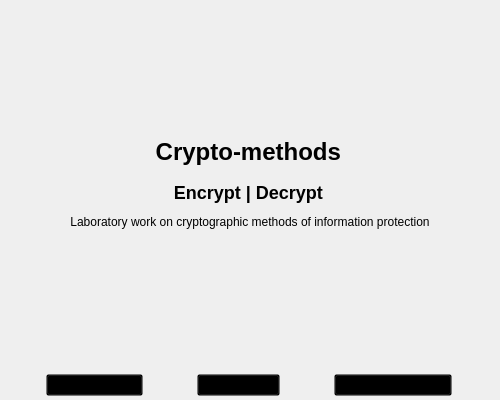
<?xml version="1.0" encoding="UTF-8"?>
<ui version="4.0">
 <class>about</class>
 <widget class="QWidget" name="about">
  <property name="geometry">
   <rect>
    <x>0</x>
    <y>0</y>
    <width>500</width>
    <height>400</height>
   </rect>
  </property>
  <property name="windowTitle">
   <string>Form</string>
  </property>
  <property name="styleSheet">
   <string notr="true"/>
  </property>
  <layout class="QVBoxLayout" name="verticalLayout">
   <property name="spacing">
    <number>12</number>
   </property>
   <property name="leftMargin">
    <number>4</number>
   </property>
   <property name="topMargin">
    <number>4</number>
   </property>
   <property name="rightMargin">
    <number>4</number>
   </property>
   <property name="bottomMargin">
    <number>4</number>
   </property>
   <item>
    <spacer name="vertical_spacer_top">
     <property name="orientation">
      <enum>Qt::Vertical</enum>
     </property>
     <property name="sizeHint" stdset="0">
      <size>
       <width>20</width>
       <height>35</height>
      </size>
     </property>
    </spacer>
   </item>
   <item>
    <widget class="QLabel" name="label_topic">
     <property name="text">
      <string>&lt;p align=&quot;center&quot;&gt;
	&lt;img src=&quot;resources/icons/crypto-methods.png&quot; alt=&quot;preview&quot; height=&quot;128&quot; width=&quot;128&quot;&gt;
&lt;/p&gt;

&lt;div&gt;
	&lt;h1 align=&quot;center&quot;&gt;Crypto-methods&lt;/h1&gt;
	&lt;h2 align=&quot;center&quot;&gt;Encrypt | Decrypt&lt;/h2&gt;
	&lt;p align=&quot;center&quot;&gt;Laboratory work on cryptographic methods of information protection&lt;/p&gt;
&lt;/div&gt;</string>
     </property>
     <property name="alignment">
      <set>Qt::AlignCenter</set>
     </property>
    </widget>
   </item>
   <item>
    <spacer name="vertical_spacer_bottom">
     <property name="orientation">
      <enum>Qt::Vertical</enum>
     </property>
     <property name="sizeHint" stdset="0">
      <size>
       <width>20</width>
       <height>35</height>
      </size>
     </property>
    </spacer>
   </item>
   <item>
    <layout class="QHBoxLayout" name="horizontal_layout_links">
     <item>
      <widget class="QPushButton" name="button_vk">
       <property name="sizePolicy">
        <sizepolicy hsizetype="Fixed" vsizetype="Fixed">
         <horstretch>0</horstretch>
         <verstretch>0</verstretch>
        </sizepolicy>
       </property>
       <property name="styleSheet">
        <string notr="true">background: transparent;</string>
       </property>
       <property name="text">
        <string>vk.com/vasilypht</string>
       </property>
      </widget>
     </item>
     <item>
      <widget class="QPushButton" name="button_tg">
       <property name="sizePolicy">
        <sizepolicy hsizetype="Fixed" vsizetype="Fixed">
         <horstretch>0</horstretch>
         <verstretch>0</verstretch>
        </sizepolicy>
       </property>
       <property name="styleSheet">
        <string notr="true">background: transparent;</string>
       </property>
       <property name="text">
        <string>t.me/vasilypht</string>
       </property>
       <property name="iconSize">
        <size>
         <width>16</width>
         <height>16</height>
        </size>
       </property>
       <property name="checkable">
        <bool>false</bool>
       </property>
       <property name="flat">
        <bool>false</bool>
       </property>
      </widget>
     </item>
     <item>
      <widget class="QPushButton" name="button_github">
       <property name="sizePolicy">
        <sizepolicy hsizetype="Fixed" vsizetype="Fixed">
         <horstretch>0</horstretch>
         <verstretch>0</verstretch>
        </sizepolicy>
       </property>
       <property name="styleSheet">
        <string notr="true">background: transparent;</string>
       </property>
       <property name="text">
        <string>github.com/vasilypht</string>
       </property>
      </widget>
     </item>
    </layout>
   </item>
  </layout>
 </widget>
 <resources/>
 <connections/>
</ui>
